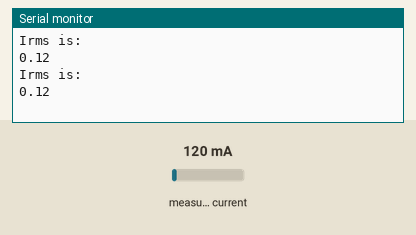
This sketch was run on a simulated Arduino Uno, built with avr-gcc and run on an emulated ATmega328P. Parts: the last lines printed to the serial monitor. Inputs (shaded band) come from the test bench; at power-on: measured current 120 mA.

Above: at 1.7 s.
1.8 s: measured current set to 40 mA
At 3.1 s:
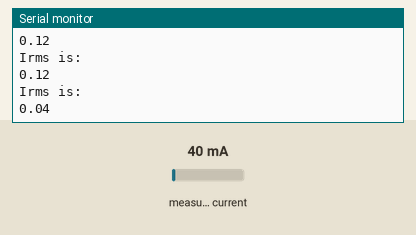
3.3 s: measured current set to 500 mA
At 3.3 s:
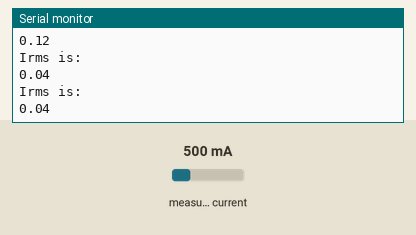
Timing chart, 0 to 6.3 s (numbered marks = the images above; inputs shaded):
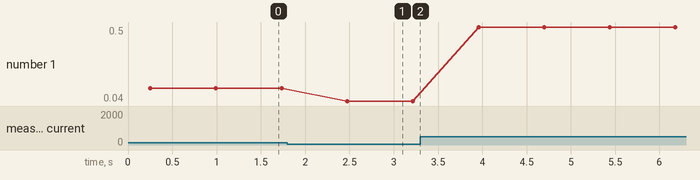

The sketch:

current_only.ino
```cpp
// (licence header left out)
#include <LiquidCrystal.h>
#include "EmonLib.h"                   // Include Emon Library
EnergyMonitor emon1;                   // Create an instance
float Irms;

void setup()
{
  Serial.begin(9600);

  emon1.current(13,30);  // Current: analog input pin, calibration.
}
void loop()
{

    Irms = emon1.calcIrms(2000);  // Calculate Irms only
//lcd.print(Irms*230.0);	       // Apparent power
 Serial.println("Irms is:");
 Serial.println(Irms);		       // Irms
  delay(500);

}
```

Measured:
- after the input at 1.8 s, the serial monitor: prints a new line after 0.67 s (image 1)
- plotted number 1: 0.12 → 0.04 after the input at 1.8 s, 0.04 → 0.5 after the input at 3.3 s
